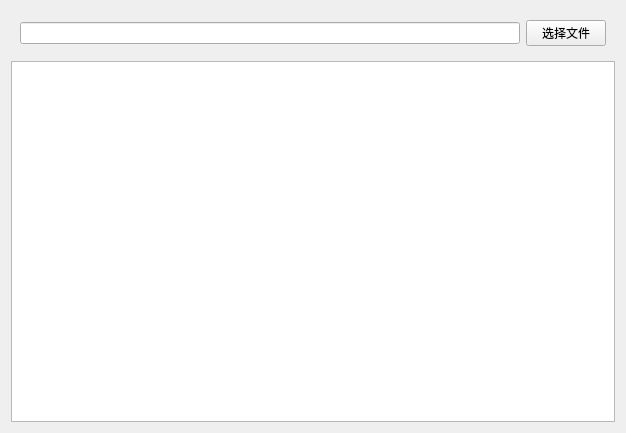
<?xml version="1.0" encoding="UTF-8"?>
<ui version="4.0">
 <class>Widget</class>
 <widget class="QWidget" name="Widget">
  <property name="geometry">
   <rect>
    <x>0</x>
    <y>0</y>
    <width>626</width>
    <height>433</height>
   </rect>
  </property>
  <property name="windowTitle">
   <string>Widget</string>
  </property>
  <layout class="QVBoxLayout" name="verticalLayout">
   <item>
    <widget class="QWidget" name="widget" native="true">
     <layout class="QHBoxLayout" name="horizontalLayout">
      <item>
       <widget class="QLineEdit" name="lineEdit"/>
      </item>
      <item>
       <widget class="QPushButton" name="openFileButton">
        <property name="text">
         <string>选择文件</string>
        </property>
       </widget>
      </item>
     </layout>
    </widget>
   </item>
   <item>
    <widget class="QTextEdit" name="textEdit"/>
   </item>
  </layout>
 </widget>
 <resources/>
 <connections/>
</ui>
